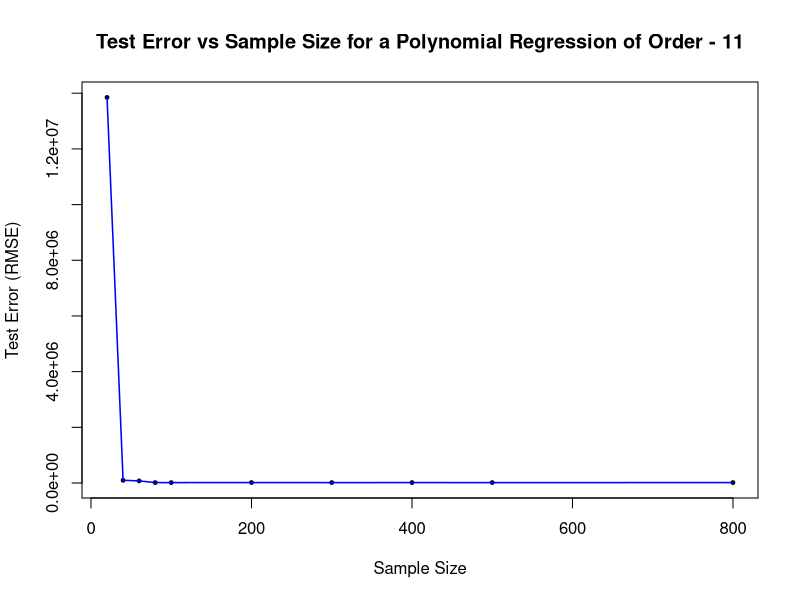

Write R code to recreate this figure.
## Author: NiranjanKumar 

library(ggplot2)

## DATA
set.seed(0)

# Loading the data
region_data = read.csv("Data/region_view.csv")

head(region_data) #Top 5 rows of data

# Names of all columns in the data
names(region_data)

# Dimensions of the data
dim(region_data)

## Splitting the data - Test Observations 50 and Train Observations 1800
rand_data = sample(1:nrow(region_data),50)

test_data = region_data[rand_data,]  #Test data has 50 observations
train_data = region_data[-rand_data,] #Train data has 1800 observations

#=============================================================================================
# ANALYSING TEST ERROR FOR INCREASE IN NUMBER OF OBSERVATIONS FOR POLYNOMIAL REGRESSION OF ORDER 7
#=============================================================================================

## ANALYSING THE TEST ERROR FOR DIFFERENT SIZES OF TRAINING DATA. 
## WE WILL FIT POLYNOMIAL REGRESSION OF ORDER 7 FOR DIFFERENT SAMPLE SIZES 

sample_size = c()  # An empty vector to keep track of all different sample sizes
test_error_vec = c() # An empty vector to keep track of test error for different sample sizes

sizes = c(20, 40, 60, 80, 100, 200, 300, 400, 500, 800)


for (i in sizes){
  train_sample_data = train_data[sample(nrow(train_data),i),]
  
  # FITTING THE MODEL OF ORDER 7
  
  m7 <- lm(total_purchase_value ~ clicks + I(clicks^2) + I(clicks^3) + I(clicks^4) + I(clicks^5) + I(clicks^6) 
           + I(clicks^7), train_sample_data)
  
  
  #TRAIN AND TEST ACCURACY 
  sum(m7$residuals^2) #Training Error
  pred = predict(m7, newdata=test_data)
  test_error = sum((pred-test_data$total_purchase_value)^2) #Test Error
  
  #ADDING SAMPLE SIZE AND TEST ERROR TO VECTORS
  sample_size <- c(sample_size, i)
  test_error_vec <- c(test_error_vec, test_error)
}

#======================================================
##PLOTTING OF GRAPH

png("Plots/TestingError_SampleSize.png")


plot(sample_size, sqrt(test_error_vec), xlab = "Sample Size", ylab = "Test Error (RMSE)",
     pch = 19, cex = 0.5, main = "Test Error vs Sample Size for a Polynomial Regression of Order - 11")
lines(sample_size,sqrt(test_error_vec), col = 'blue', type = 'l', lwd = 1.5)

dev.off()

#======================================================================================================
#REPEAT ABOVE FOR ORDER 9 MODEL
